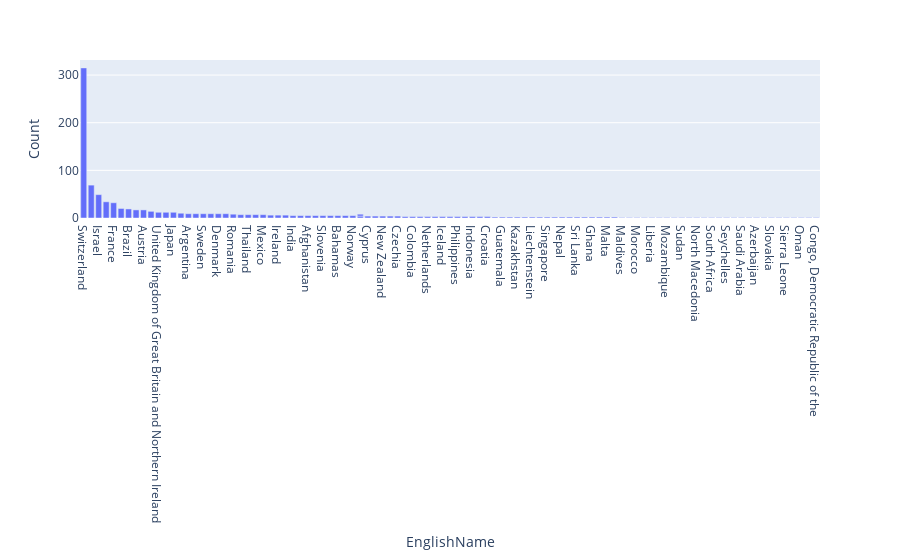

The notebook cell saved with this chart:
### Markdown cell above
**Interactive bar chart for top countries**

### Code cell
fig_bar_country = px.bar(df_country_count_data.sort_values('Count', ascending=False),
                         x="EnglishName",
                         y="Count",
                         hover_data=["GermanName", "CapitalNameGerman"])
fig_bar_country.show()

### Figure 1 — Plotly figure (JSON) as saved in the notebook; plotly's stock layout.template omitted (floating-point values rounded to 4 significant figures; data arrays with more than 128 entries replaced by an {"elided": "..."} marker saying what was removed)
{"data": [{"alignmentgroup": "True", "customdata": {"elided": "103x2 str values"}, "hovertemplate": "EnglishName=%{x}<br>Count=%{y}<br>GermanName=%{customdata[0]}<br>CapitalNameGerman=%{customdata[1]}<extra></extra>", "legendgroup": "", "marker": {"color": "#636efa", "pattern": {"shape": ""}}, "name": "", "offsetgroup": "", "orientation": "v", "showlegend": false, "textposition": "auto", "type": "bar", "x": ["Switzerland", "Germany", "Israel", "Italy", "France", "Ukraine", "Brazil", "Spain", "Austria", "Turkey", "United Kingdom of Great Britain and Northern Ireland", null, "Australia", "Japan", null, "Qatar", "Argentina", "Portugal", "Sweden", "Russian Federation", "Denmark", "Iran (Islamic Republic of)", "Romania", "Belgium", "Thailand", "Egypt", "Mexico", "Hungary", "Ireland", "China", "India", "Albania", "Afghanistan", "Poland", "Slovenia", "Canada", "Bahamas", "Greece", "Norway", "Palestine, State of", "Cyprus", "Taiwan, Province of China", "New Zealand", "Palestine, State of", "Serbia", "Czechia", "Eritrea", "Colombia", "Uruguay", "Netherlands", "Yemen", "Iceland", "Luxembourg", "Philippines", "Syrian Arab Republic", "Indonesia", "Bulgaria", "Croatia", "Rwanda", "Guatemala", "Finland", "Kazakhstan", "Cuba", "Liechtenstein", "Andorra", "Singapore", "Monaco", "Nepal", "Viet Nam", "Sri Lanka", "Estonia", "Ghana", "Libya", "Malta", "Iraq", "Maldives", "Tuvalu", "Morocco", "Somalia", "Liberia", "Costa Rica", "Mozambique", "United Arab Emirates", "Sudan", "Latvia", "North Macedonia", "San Marino", "South Africa", "Madagascar", "Seychelles", "Armenia", "Netherlands", "Saudi Arabia", "Bosnia and Herzegovina", "Azerbaijan", "Venezuela (Bolivarian Republic of)", "Slovakia", "Panama", "Sierra Leone", "Ethiopia", "Oman", "Tunisia", "Congo, Democratic Republic of the"], "xaxis": "x", "y": [315, 69, 49, 34, 32, 20, 19, 17, 17, 14, 12, 12, 12, 12, 12, 10, 9, 9, 9, 9, 9, 9, 8, 7, 7, 7, 7, 6, 6, 6, 5, 5, 5, 5, 5, 5, 5, 5, 5, 4, 4, 4, 4, 4, 4, 4, 3, 3, 3, 3, 3, 3, 3, 3, 3, 3, 3, 3, 2, 2, 2, 2, 2, 2, 2, 2, 2, 2, 2, 2, 2, 2, 2, 2, 2, 1, 1, 1, 1, 1, 1, 1, 1, 1, 1, 1, 1, 1, 1, 1, 1, 1, 1, 1, 1, 1, 1, 1, 1, 1, 1, 1, 1], "yaxis": "y"}], "layout": {"barmode": "relative", "legend": {"tracegroupgap": 0}, "margin": {"t": 60}, "xaxis": {"anchor": "y", "domain": [0, 1], "title": {"text": "EnglishName"}}, "yaxis": {"anchor": "x", "domain": [0, 1], "title": {"text": "Count"}}}}
